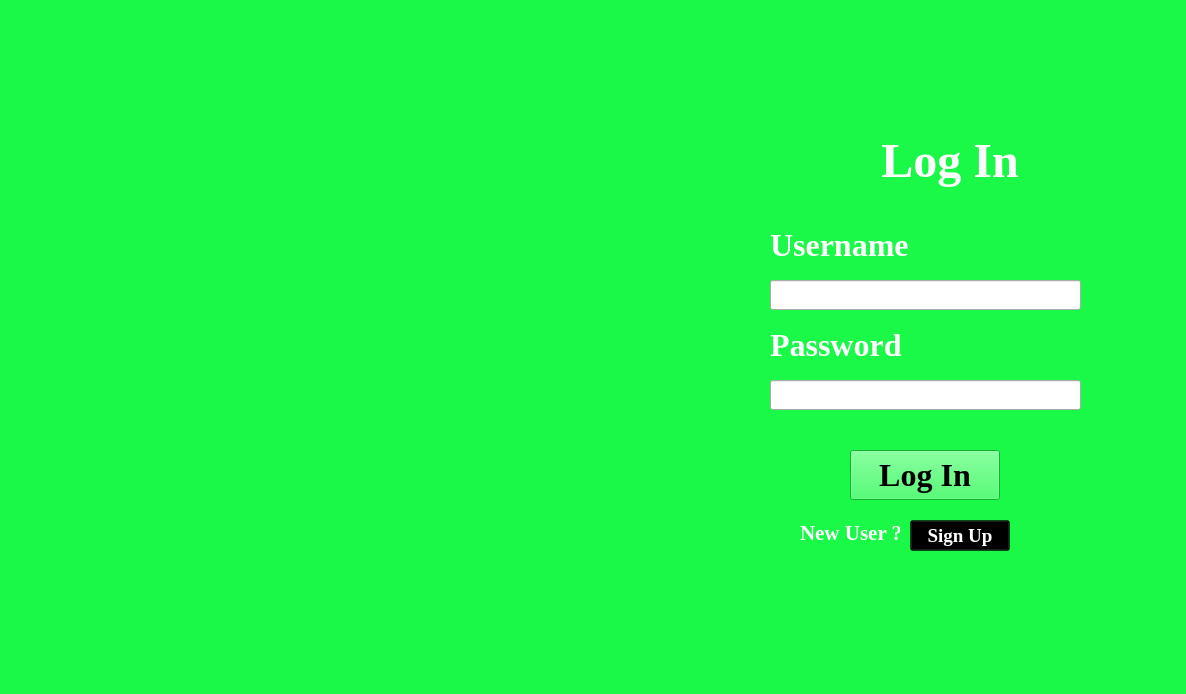
<?xml version="1.0" encoding="UTF-8"?>
<ui version="4.0">
 <class>MainWindow</class>
 <widget class="QMainWindow" name="MainWindow">
  <property name="geometry">
   <rect>
    <x>0</x>
    <y>0</y>
    <width>1186</width>
    <height>694</height>
   </rect>
  </property>
  <property name="windowTitle">
   <string>MainWindow</string>
  </property>
  <widget class="QWidget" name="centralwidget">
   <widget class="QLabel" name="label">
    <property name="geometry">
     <rect>
      <x>0</x>
      <y>0</y>
      <width>1186</width>
      <height>694</height>
     </rect>
    </property>
    <property name="styleSheet">
     <string notr="true">background-color: rgb(27, 249 , 72);</string>
    </property>
    <property name="frameShape">
     <enum>QFrame::NoFrame</enum>
    </property>
    <property name="text">
     <string/>
    </property>
    <property name="pixmap">
     <pixmap>IMG/1018911094.jpg</pixmap>
    </property>
   </widget>
   <widget class="QLabel" name="label_2">
    <property name="geometry">
     <rect>
      <x>850</x>
      <y>130</y>
      <width>200</width>
      <height>61</height>
     </rect>
    </property>
    <property name="font">
     <font>
      <family>Times New Roman</family>
      <pointsize>36</pointsize>
      <weight>75</weight>
      <bold>true</bold>
     </font>
    </property>
    <property name="styleSheet">
     <string notr="true">color: rgb(255, 255, 255);</string>
    </property>
    <property name="text">
     <string>Log In</string>
    </property>
    <property name="alignment">
     <set>Qt::AlignCenter</set>
    </property>
   </widget>
   <widget class="QLabel" name="label_3">
    <property name="geometry">
     <rect>
      <x>770</x>
      <y>230</y>
      <width>250</width>
      <height>30</height>
     </rect>
    </property>
    <property name="font">
     <font>
      <family>Times New Roman</family>
      <pointsize>24</pointsize>
      <weight>75</weight>
      <bold>true</bold>
     </font>
    </property>
    <property name="styleSheet">
     <string notr="true">color: rgb(255, 255, 255);</string>
    </property>
    <property name="text">
     <string>Username</string>
    </property>
   </widget>
   <widget class="QLineEdit" name="lineEdit">
    <property name="geometry">
     <rect>
      <x>770</x>
      <y>280</y>
      <width>311</width>
      <height>30</height>
     </rect>
    </property>
    <property name="font">
     <font>
      <family>Times New Roman</family>
      <pointsize>20</pointsize>
     </font>
    </property>
   </widget>
   <widget class="QLabel" name="label_4">
    <property name="geometry">
     <rect>
      <x>770</x>
      <y>330</y>
      <width>250</width>
      <height>30</height>
     </rect>
    </property>
    <property name="font">
     <font>
      <family>Times New Roman</family>
      <pointsize>24</pointsize>
      <weight>75</weight>
      <bold>true</bold>
     </font>
    </property>
    <property name="styleSheet">
     <string notr="true">color: rgb(255, 255, 255);</string>
    </property>
    <property name="text">
     <string>Password</string>
    </property>
   </widget>
   <widget class="QLineEdit" name="lineEdit_2">
    <property name="geometry">
     <rect>
      <x>770</x>
      <y>380</y>
      <width>311</width>
      <height>30</height>
     </rect>
    </property>
    <property name="font">
     <font>
      <family>Times New Roman</family>
      <pointsize>20</pointsize>
     </font>
    </property>
   </widget>
   <widget class="QPushButton" name="pushButton">
    <property name="geometry">
     <rect>
      <x>850</x>
      <y>450</y>
      <width>150</width>
      <height>50</height>
     </rect>
    </property>
    <property name="font">
     <font>
      <family>Times New Roman</family>
      <pointsize>24</pointsize>
      <weight>75</weight>
      <bold>true</bold>
     </font>
    </property>
    <property name="styleSheet">
     <string notr="true">background-color: rgb(27, 249, 72);</string>
    </property>
    <property name="text">
     <string>Log In</string>
    </property>
   </widget>
   <widget class="QLabel" name="label_5">
    <property name="geometry">
     <rect>
      <x>800</x>
      <y>520</y>
      <width>100</width>
      <height>25</height>
     </rect>
    </property>
    <property name="font">
     <font>
      <family>Times New Roman</family>
      <pointsize>16</pointsize>
      <weight>75</weight>
      <bold>true</bold>
     </font>
    </property>
    <property name="styleSheet">
     <string notr="true">color: rgb(255, 255, 255);</string>
    </property>
    <property name="text">
     <string>New User ?</string>
    </property>
   </widget>
   <widget class="QPushButton" name="pushButton_2">
    <property name="geometry">
     <rect>
      <x>910</x>
      <y>520</y>
      <width>100</width>
      <height>31</height>
     </rect>
    </property>
    <property name="font">
     <font>
      <family>Times New Roman</family>
      <pointsize>14</pointsize>
      <weight>75</weight>
      <bold>true</bold>
     </font>
    </property>
    <property name="styleSheet">
     <string notr="true">background-color: rgb(0, 0, 0, 100);
color: rgb(255, 255, 255);</string>
    </property>
    <property name="text">
     <string>Sign Up</string>
    </property>
   </widget>
  </widget>
 </widget>
 <resources/>
 <connections/>
</ui>
